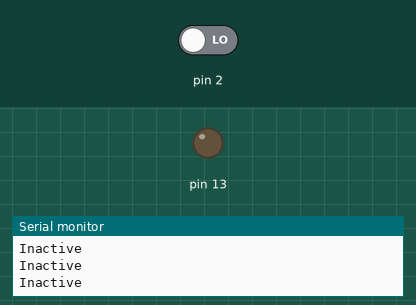
Bench run of a sketch on a simulated Arduino Uno, built with avr-gcc and run on an emulated ATmega328P. Parts: output pins drawn as LEDs (lit = HIGH), the last lines printed to the serial monitor. Inputs (shaded band) come from the test bench; at power-on: pin 2 LOW.

Above: at 2.8 s.
2.9 s: pin 2 driven HIGH
At 4.2 s:
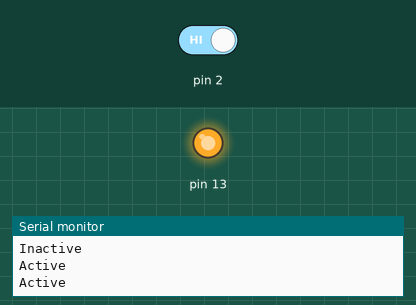
4.5 s: pin 2 driven LOW
At 5.8 s:
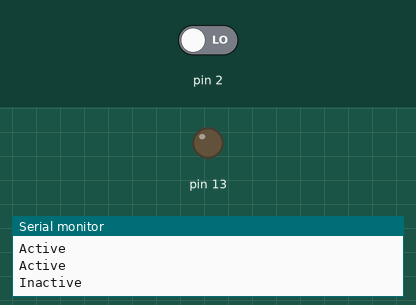
Timing chart, 0 to 7.5 s (numbered marks = the images above; inputs shaded):
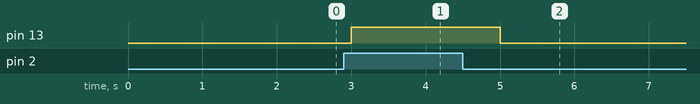

The sketch:

Task1.1P.ino
```cpp
void setup()
{
  Serial.begin(9600);
  pinMode(2, INPUT);
  pinMode(13, OUTPUT);
}

void loop()
{
  if (digitalRead(2) == HIGH)
  {
    Serial.println("Active");
    digitalWrite(13, HIGH);
  }
  else
  {
    Serial.println("Inactive");
    digitalWrite(13, LOW);
  }
  delay(1000);
}
```

Measured:
- after the input at 2.9 s, pin 13: LOW → HIGH after 0.10 s
- after the input at 4.5 s, pin 13: HIGH → LOW after 0.50 s
